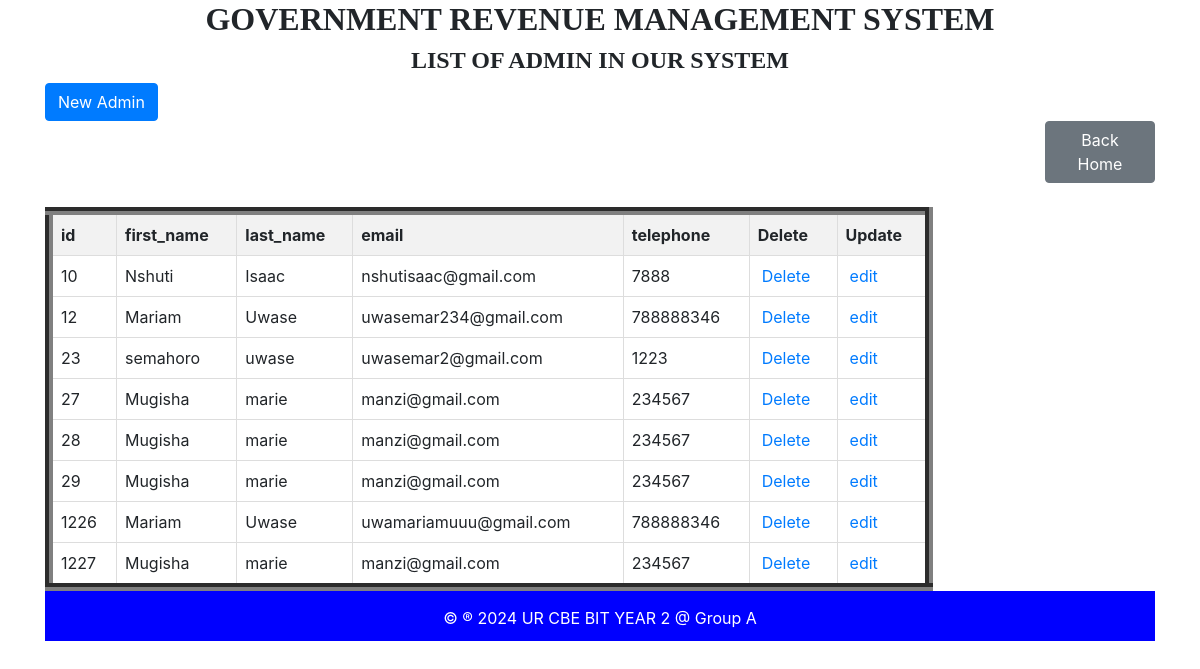
Page /admin_table.php on the committed database.
### tables this page shows
CREATE TABLE `adminn` (
  `aid` int(11) NOT NULL,
  `first_name` varchar(100) NOT NULL,
  `last_name` varchar(150) NOT NULL,
  `email` varchar(100) NOT NULL,
  `telephone` int(100) NOT NULL
);

### admin_table.php (the view, shortened to what this page needs)
<!DOCTYPE html>
<html>
<head>
    <link href="https://stackpath.bootstrapcdn.com/bootstrap/4.5.2/css/bootstrap.min.css" rel="stylesheet">
</head>
<body>
    <div class="container">
        <h2 style="text-align: center; font-family: century; font-weight: bold;">GOVERNMENT REVENUE MANAGEMENT SYSTEM</h2>
        <h4 style="text-align: center; font-family: century; font-weight: bold;">LIST OF ADMIN IN OUR SYSTEM</h4>
        <a href="user_form.php" class="btn btn-primary" style="margin-top: 0px;">New Admin</a>
        <a href="home.html" class="btn btn-secondary" style="margin-left: 1000px;">Back Home</a>
        <table class="table table-bordered">
            <thead class="bg-warning">
<?php
include "dbconnection.php";
$sql = "SELECT * FROM adminn";
$result = $connection->query($sql);
?>
<!DOCTYPE html>
<html>
<head>
</head>
<body>
    <table border="5">
        <table border="8">
        <tr>
            <th> id</th>
            <th>first_name</th>
            <th>last_name</th>
            <th>email</th>
            <th>telephone</th>
            <th>Delete</th>
            <th>Update</th>
        </tr>
        <?php
        if ($result->num_rows > 0) {
            while ($row = $result->fetch_assoc()) {
                echo "<tr>
                    <td>" . $row['aid'] . "</td>
                    <td>" . $row['first_name'] . "</td>
                    <td>" . $row['last_name'] . "</td>
                    <td>" . $row['email'] . "</td>
                    <td>" . $row['telephone'] . "</td>
                    <td><a style='padding:4px' href='admin_delete.php?aid={$row['aid']}'>Delete</a></td>
                    <td><a style='padding:4px' href='admin_edit.php?aid={$row['aid']}'>edit</a></td>
                </tr>";
            }
        } else {
            echo "<tr><td colspan='8'>No data found</td></tr>";
        }
        ?>
    </table>
</body>
</html>
<footer>
            <p>&copy &reg 2024 UR CBE BIT YEAR 2 @ Group A</p>
        </center></footer>
    </body>
    </html>

### admin_table.php (style rules this page uses)
table { width: 80%; border-collapse: collapse; }
th, td { border: 1px solid #ddd; padding: 8px; text-align: left; }
th { background-color: #f2f2f2; }
footer { height: 50px; text-align: center; padding: 15px; color: white; background-color: blue; }

### rows in the picture
adminn: aid "10", first_name "Nshuti", last_name "Isaac", email "nshutisaac@gmail.com", telephone "7888"
adminn: aid "12", first_name "Mariam", last_name "Uwase", email "uwasemar234@gmail.com", telephone "788888346"
adminn: aid "23", first_name "semahoro", last_name "uwase", email "uwasemar2@gmail.com", telephone "1223"
adminn: aid "27", first_name "Mugisha", last_name "marie", email "manzi@gmail.com", telephone "234567"
adminn: aid "28", first_name "Mugisha", last_name "marie", email "manzi@gmail.com", telephone "234567"
adminn: aid "29", first_name "Mugisha", last_name "marie", email "manzi@gmail.com", telephone "234567"
adminn: aid "1226", first_name "Mariam", last_name "Uwase", email "uwamariamuuu@gmail.com", telephone "788888346"
adminn: aid "1227", first_name "Mugisha", last_name "marie", email "manzi@gmail.com", telephone "234567"
